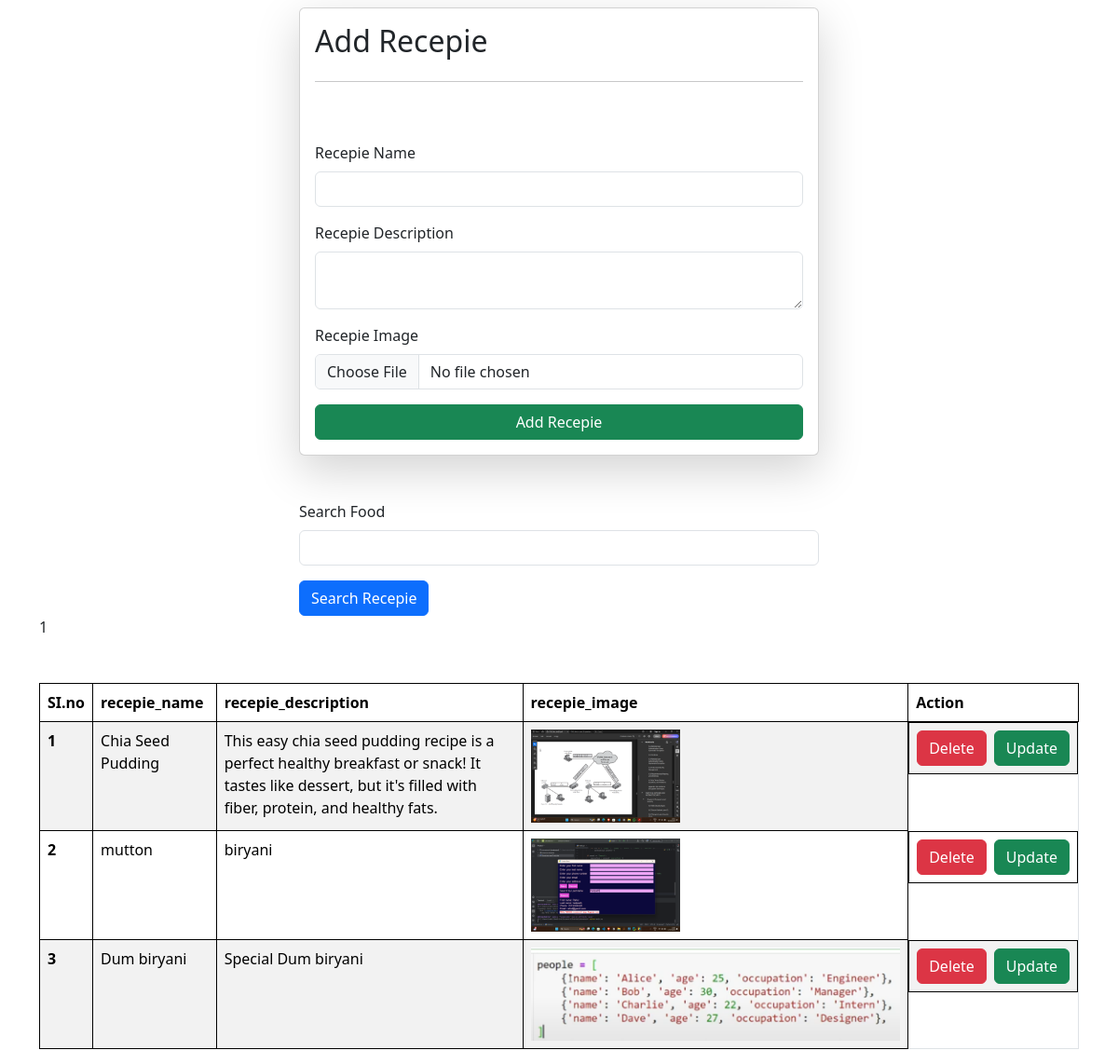
/recepies/, run on the app's committed database.
### vege/models.py (models this page shows)
class Recepie(models.Model):
    recepie_name=models.CharField(max_length=100)
    recepie_description=models.TextField()
    recepie_image=models.ImageField(upload_to='recepie')

### vege/views.py (the view, shortened to what this page needs)
# urls.py: path('recepies/',recepies,name="recepies"),
def recepies(request):
    querySet=Recepie.objects.all()
    if request.GET.get('search'):
        search=request.GET.get('search')
        print(search)
        querySet=querySet.filter(recepie_name__icontains=search)
    context={
        'recepies':querySet
    }
    return render(request,'recepies.html',context)

### vege/templates/recepies.html (shortened to what this page needs)
{% extends "base.html" %}
{% block start %}
<div class="container">
    <form class="col-6 mx-auto card p-3 mt-2 shadow-lg" method="post" enctype="multipart/form-data">
        <h2>Add Recepie</h2>
        <hr>
        <div class="mb-3 mt-5">
            <label for="recepie_name" class="form-label">Recepie Name</label>
            <input type="text" name="recepie_name" id="recepie_name" required class="form-control">
        </div>
        <div class="mb-3">
            <label for="recepie_description" class="form-label">Recepie Description</label>
            <textarea name="recepie_description" id="recepie_description" required class="form-control"></textarea>
        </div>
        <div class="mb-3">
            <label for="recepie_image" class="form-label">Recepie Image</label>
            <input type="file" name="recepie_image" id="recepie_image" class="form-control">
        </div>
        <button type="submit" class="btn btn-success">Add Recepie</button>
    </form>
  <form action="" method="get">
      <div class="mt-5">
        <div class="mx-auto col-6">
          <div class="mb-3">
          <label for="recepie_name" class="form-label">Search Food</label>
            <input type="text" name="search" id="recepie_name"   class="form-control">
          </div>
        <button class="btn btn-primary">Search Recepie</button>
        </div>
      </div>
  </form>
     <table class="container table table-striped mt-5">
      <thead>
        <tr>
          <th scope="col">SI.no</th>1
          <th scope="col">recepie_name</th>
          <th scope="col">recepie_description</th>
          <th scope="col">recepie_image</th>
          <th scope="col">Action</th>
        </tr>
      </thead>
      <tbody>
        {% for recepie in recepies %}
        <tr>
          <th scope="row">{{forloop.counter}}</th>
          <td>{{recepie.recepie_name}}</td>
          <td>{{recepie.recepie_description}}</td>
          <td><img src="/media/{{recepie.recepie_image}}" style="height:100px">
          </td>
          <td class="d-flex gap-2 align-items-center justify-content-center">
            <a  href="/delete_recepie/{{recepie.id}}" class="btn btn-danger">Delete</a>
             <a  href="/update_recepie/{{recepie.id}}" class="btn btn-success">Update</a>
          </td>
        </tr>
        {% endfor %}
      </tbody>
</table>
</div>
{% endblock %}

### home/templates/base.html (shortened to what this page needs)
<!doctype html>
<html lang="en">
  <head>
    <link href="https://cdn.jsdelivr.net/npm/bootstrap@5.3.7/dist/css/bootstrap.min.css" rel="stylesheet">
  </head>
  <body>
    {% block start %}
    {% endblock  %}
  </body>
</html>

### home/templates/base.html (style rules this page uses)
table,th,td { border: 1px solid black; border-collapse: collapse; padding: 10px; }

### data on the page
Recepie: recepie_name "Chia Seed Pudding", recepie_description "This easy chia seed pudding recipe is a perfect healthy breakfast or snack! It tastes like dessert, but it's filled with fiber, protein, and healthy fats.", recepie_image (picture)
Recepie: recepie_name "mutton", recepie_description "biryani", recepie_image (picture)
Recepie: recepie_name "Dum biryani", recepie_description "Special Dum biryani", recepie_image (picture)
